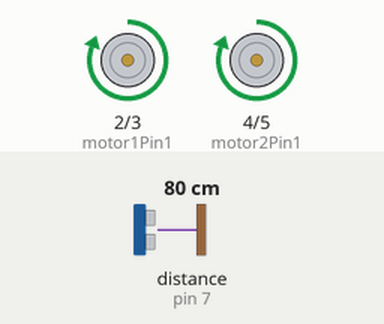
Recording of a sketch running on a simulated Arduino Uno, built with avr-gcc and run on an emulated ATmega328P. Parts: motor-driver pin pairs drawn as motors (green arrow = first pin HIGH = forward, orange = second pin HIGH = backward, longer = more drive). Inputs (shaded band) come from the test bench; at power-on: distance to the obstacle (sensor on pin 7) 80 cm. The echo pulse lasts 58.3 µs per cm.

Above: at 1.2 s.
1.3 s: distance to the obstacle (sensor on pin 7) set to 11 cm
2.8 s: distance to the obstacle (sensor on pin 7) set to 8 cm
At 3.8 s:
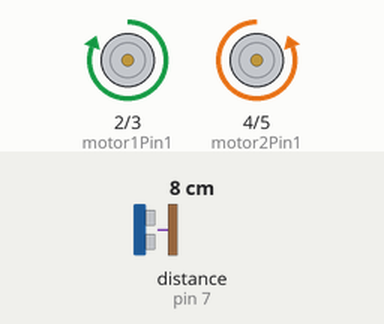
5.8 s: distance to the obstacle (sensor on pin 7) set to 18 cm
At 7.0 s:
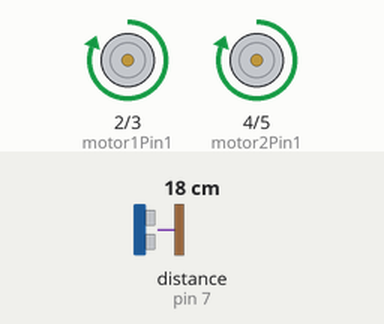
7.3 s: distance to the obstacle (sensor on pin 7) set to 2 cm
At 7.7 s:
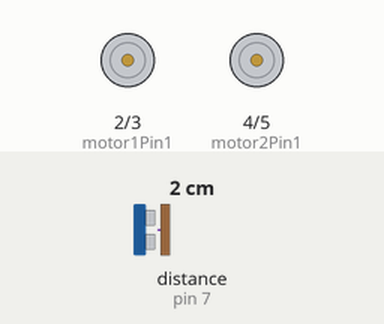
Timing chart, 0 to 11.3 s (numbered marks = the images above; inputs shaded):
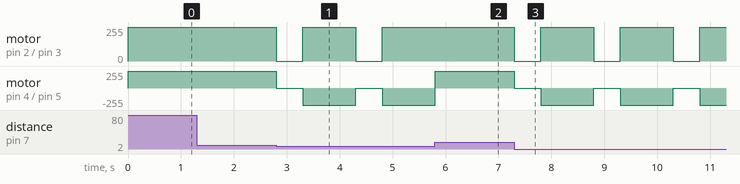

Measured:
- the behaviour switches between 10 and 9 cm on distance to the obstacle (sensor on pin 7) (found by bisection; images 0 and 1)
- after the input at 1.3 s, every drawn part: stays the same
- after the input at 2.8 s, motor on pin 2 (motor1Pin1) / pin 3 (motor1Pin2): alternates forward 255/255 for 1.0 s and stopped for 0.50 s, starting at once; motor on pin 4 (motor2Pin1) / pin 5 (motor2Pin2): alternates backward 255/255 for 1.0 s and stopped for 0.50 s, starting at once
- after the input at 5.8 s, motor on pin 2 (motor1Pin1) / pin 3 (motor1Pin2): stays forward 255/255 (without the input it goes to stopped after 0.00 s)
- after the input at 7.3 s, motor on pin 2 (motor1Pin1) / pin 3 (motor1Pin2): alternates forward 255/255 for 1.0 s and stopped for 0.50 s, starting at once; motor on pin 4 (motor2Pin1) / pin 5 (motor2Pin2): alternates backward 255/255 for 1.0 s and stopped for 0.50 s, starting at once

The sketch:

AuroraCode.ino
```cpp
//ARDUINO INSTRUMENTATION LAB
//Project 1 for instrumentation Lab
// Savanna, Beverly & Alexis
// 25th October, 2023
#include <NewPing.h>                // Used as an interface with the ultrasonic sensor, which helps us measure the distance to obstacles


#define TRIGGER_PIN 6               // Choosing a trigger pin
#define ECHO_PIN 7                  // Stating the pin on Arduino that will be connected to the echo sensor
#define MAX_DISTANCE 200           // Stating the maximum distance between Aurora and Obstacle


NewPing sonar(TRIGGER_PIN, ECHO_PIN, MAX_DISTANCE);


#define motor1Pin1 2              // Stating the pin on Arduino that will be connected to the right back wheel
#define motor1Pin2 3              // Stating the pin on Arduino that will be connected to the right front wheel
#define motor2Pin1 4              // Stating the pin on Arduino that will be connected to the left front wheel
#define motor2Pin2 5              // Stating the pin on Arduino that will be connected to the left back wheel


void setup() {
  // Initialize motor control pins as outputs
  pinMode(motor1Pin1, OUTPUT);       // Setting pin for the right back wheel as an output pin
  pinMode(motor1Pin2, OUTPUT);       // Setting pin for the right front wheel as an output pin
  pinMode(motor2Pin1, OUTPUT);       // Setting pin for the left front wheel as an output pin
  pinMode(motor2Pin2, OUTPUT);       // Setting pin for the left back wheel as an output pin
}


void loop() {
  unsigned int uS = sonar.ping();
  int distance = uS / US_ROUNDTRIP_CM;


  if (distance < 10) {
    // Obstacle detected, stop the motors
    stopMotors();
    delay(500);
    // Turn right
    turnRight();
    delay(1000);
  } else {
    // No obstacle, move forward
    moveForward();
  }
}


void moveForward() {
  digitalWrite(motor1Pin1, HIGH);    //Setting pin for right back wheel for 5 volts
  digitalWrite(motor1Pin2, LOW);     //Setting pin for right front wheel for 0 volts
  digitalWrite(motor2Pin1, HIGH);    //Setting pin for left front wheel for 5 volts
  digitalWrite(motor2Pin2, LOW);     //Setting pin for left back wheel for 0 volts
}


void stopMotors() {
  digitalWrite(motor1Pin1, LOW);      //Setting pin for right back wheel for 0 volts
  digitalWrite(motor1Pin2, LOW);      //Setting pin for right front wheel for 0 volts
  digitalWrite(motor2Pin1, LOW);      //Setting pin for left front wheel for 0 volts
  digitalWrite(motor2Pin2, LOW);      //Setting pin for left back wheel for 0 volts
}


void turnRight() {
  digitalWrite(motor1Pin1, HIGH);      //Setting pin for right back wheel for 5 volts
  digitalWrite(motor1Pin1, HIGH);      //Setting pin for right back wheel for 5 volts
  digitalWrite(motor1Pin2, LOW);       //Setting pin for right front wheel for 0 volts
  digitalWrite(motor2Pin1, LOW);       //Setting pin for left front wheel for 5 volts
  digitalWrite(motor2Pin2, HIGH);      //Setting pin for left back wheel for 5 volts
}
```
